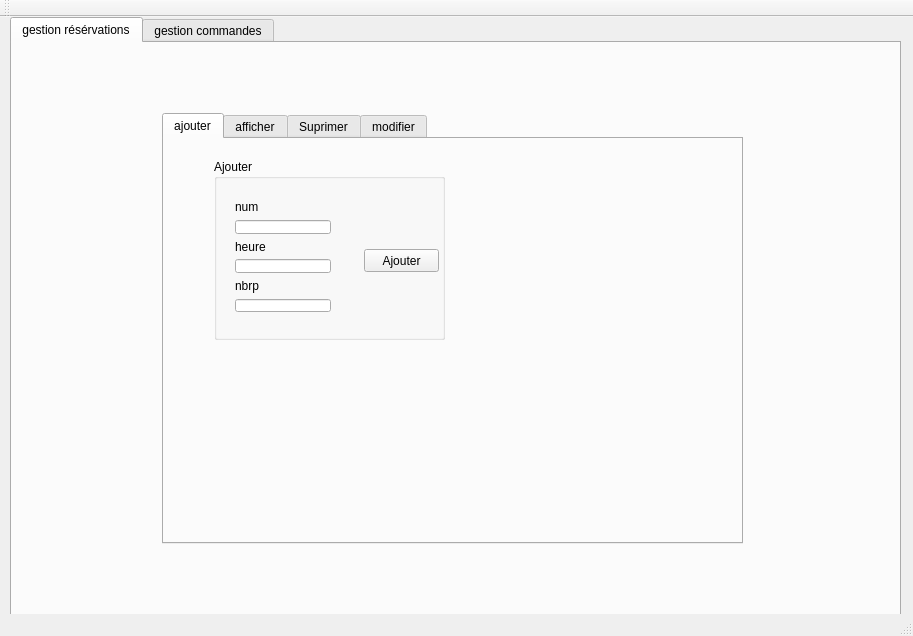
<?xml version="1.0" encoding="UTF-8"?>
<ui version="4.0">
 <class>MainWindow</class>
 <widget class="QMainWindow" name="MainWindow">
  <property name="geometry">
   <rect>
    <x>0</x>
    <y>0</y>
    <width>913</width>
    <height>636</height>
   </rect>
  </property>
  <property name="windowTitle">
   <string>Gestion des Résérvations</string>
  </property>
  <widget class="QWidget" name="centralWidget">
   <widget class="QTabWidget" name="tabWidget">
    <property name="geometry">
     <rect>
      <x>10</x>
      <y>0</y>
      <width>891</width>
      <height>661</height>
     </rect>
    </property>
    <property name="currentIndex">
     <number>0</number>
    </property>
    <widget class="QWidget" name="tab">
     <attribute name="title">
      <string>gestion résérvations</string>
     </attribute>
     <widget class="QTabWidget" name="tabWidget_2">
      <property name="geometry">
       <rect>
        <x>150</x>
        <y>70</y>
        <width>581</width>
        <height>431</height>
       </rect>
      </property>
      <property name="currentIndex">
       <number>0</number>
      </property>
      <widget class="QWidget" name="tab_3">
       <attribute name="title">
        <string>ajouter</string>
       </attribute>
       <widget class="QGroupBox" name="groupBox_2">
        <property name="geometry">
         <rect>
          <x>50</x>
          <y>20</y>
          <width>231</width>
          <height>181</height>
         </rect>
        </property>
        <property name="title">
         <string>Ajouter</string>
        </property>
        <widget class="QPushButton" name="pushButton_ajouter">
         <property name="geometry">
          <rect>
           <x>150</x>
           <y>90</y>
           <width>75</width>
           <height>23</height>
          </rect>
         </property>
         <property name="styleSheet">
          <string notr="true">QPushButton::hover
{
	background-color: qlineargradient(spread:pad, x1:0, y1:0.511, x2:1, y2:0.511, stop:0 rgba(0, 207, 179, 255),stop:1 rgb(108, 135, 255));

}</string>
         </property>
         <property name="text">
          <string>Ajouter</string>
         </property>
        </widget>
        <widget class="QWidget" name="">
         <property name="geometry">
          <rect>
           <x>10</x>
           <y>30</y>
           <width>118</width>
           <height>134</height>
          </rect>
         </property>
         <layout class="QVBoxLayout" name="verticalLayout_2">
          <item>
           <widget class="QLabel" name="label">
            <property name="text">
             <string>num</string>
            </property>
           </widget>
          </item>
          <item>
           <widget class="QLineEdit" name="num"/>
          </item>
          <item>
           <widget class="QLabel" name="label_2">
            <property name="text">
             <string>heure</string>
            </property>
           </widget>
          </item>
          <item>
           <widget class="QLineEdit" name="heure"/>
          </item>
          <item>
           <widget class="QLabel" name="label_3">
            <property name="text">
             <string>nbrp</string>
            </property>
           </widget>
          </item>
          <item>
           <widget class="QLineEdit" name="nbrp"/>
          </item>
         </layout>
        </widget>
       </widget>
      </widget>
      <widget class="QWidget" name="tab_4">
       <attribute name="title">
        <string>afficher</string>
       </attribute>
       <widget class="QTableView" name="tableView_aff">
        <property name="geometry">
         <rect>
          <x>20</x>
          <y>10</y>
          <width>431</width>
          <height>271</height>
         </rect>
        </property>
       </widget>
       <widget class="QGroupBox" name="groupBox_5">
        <property name="geometry">
         <rect>
          <x>20</x>
          <y>290</y>
          <width>501</width>
          <height>141</height>
         </rect>
        </property>
        <property name="styleSheet">
         <string notr="true"/>
        </property>
        <property name="title">
         <string>Envoyer un mail</string>
        </property>
        <widget class="QLineEdit" name="le_envoyer">
         <property name="geometry">
          <rect>
           <x>40</x>
           <y>40</y>
           <width>131</width>
           <height>21</height>
          </rect>
         </property>
         <property name="styleSheet">
          <string notr="true"/>
         </property>
        </widget>
        <widget class="QPushButton" name="envoyer">
         <property name="geometry">
          <rect>
           <x>60</x>
           <y>70</y>
           <width>75</width>
           <height>23</height>
          </rect>
         </property>
         <property name="styleSheet">
          <string notr="true">QPushButton::hover
{
	background-color: qlineargradient(spread:pad, x1:0, y1:0.511, x2:1, y2:0.511, stop:0 rgba(0, 207, 179, 255),stop:1 rgb(108, 135, 255));

}</string>
         </property>
         <property name="text">
          <string>Envoyer</string>
         </property>
        </widget>
        <widget class="QTextEdit" name="te_mail">
         <property name="geometry">
          <rect>
           <x>250</x>
           <y>70</y>
           <width>241</width>
           <height>41</height>
          </rect>
         </property>
         <property name="styleSheet">
          <string notr="true"/>
         </property>
        </widget>
        <widget class="QLineEdit" name="le_objet">
         <property name="geometry">
          <rect>
           <x>250</x>
           <y>20</y>
           <width>241</width>
           <height>31</height>
          </rect>
         </property>
         <property name="styleSheet">
          <string notr="true"/>
         </property>
        </widget>
        <widget class="QLabel" name="label_47">
         <property name="geometry">
          <rect>
           <x>200</x>
           <y>30</y>
           <width>47</width>
           <height>14</height>
          </rect>
         </property>
         <property name="text">
          <string>Objet</string>
         </property>
        </widget>
        <widget class="QLabel" name="label_48">
         <property name="geometry">
          <rect>
           <x>10</x>
           <y>30</y>
           <width>21</width>
           <height>41</height>
          </rect>
         </property>
         <property name="text">
          <string>À</string>
         </property>
        </widget>
       </widget>
       <widget class="QGroupBox" name="groupBox_15">
        <property name="geometry">
         <rect>
          <x>460</x>
          <y>170</y>
          <width>91</width>
          <height>131</height>
         </rect>
        </property>
        <property name="font">
         <font>
          <pointsize>10</pointsize>
          <weight>75</weight>
          <bold>true</bold>
         </font>
        </property>
        <property name="styleSheet">
         <string notr="true"/>
        </property>
        <property name="title">
         <string>TRI</string>
        </property>
        <widget class="QWidget" name="">
         <property name="geometry">
          <rect>
           <x>10</x>
           <y>20</y>
           <width>77</width>
           <height>83</height>
          </rect>
         </property>
         <layout class="QVBoxLayout" name="verticalLayout">
          <item>
           <widget class="QPushButton" name="Tri_Poid">
            <property name="styleSheet">
             <string notr="true">QPushButton::hover
{
	background-color: qlineargradient(spread:pad, x1:0, y1:0.511, x2:1, y2:0.511, stop:0 rgba(0, 207, 179, 255),stop:1 rgb(108, 135, 255));

}</string>
            </property>
            <property name="text">
             <string>Nbrp</string>
            </property>
           </widget>
          </item>
          <item>
           <widget class="QPushButton" name="Tri_Taille">
            <property name="styleSheet">
             <string notr="true">QPushButton::hover
{
	background-color: qlineargradient(spread:pad, x1:0, y1:0.511, x2:1, y2:0.511, stop:0 rgba(0, 207, 179, 255),stop:1 rgb(108, 135, 255));

}</string>
            </property>
            <property name="text">
             <string>Heure</string>
            </property>
           </widget>
          </item>
          <item>
           <widget class="QPushButton" name="Tri_IdE">
            <property name="styleSheet">
             <string notr="true">QPushButton::hover
{
	background-color: qlineargradient(spread:pad, x1:0, y1:0.511, x2:1, y2:0.511, stop:0 rgba(0, 207, 179, 255),stop:1 rgb(108, 135, 255));

}</string>
            </property>
            <property name="text">
             <string>Num</string>
            </property>
           </widget>
          </item>
         </layout>
        </widget>
       </widget>
       <widget class="QLineEdit" name="Psearch_5">
        <property name="geometry">
         <rect>
          <x>460</x>
          <y>50</y>
          <width>111</width>
          <height>22</height>
         </rect>
        </property>
       </widget>
       <widget class="QLabel" name="label_81">
        <property name="geometry">
         <rect>
          <x>460</x>
          <y>30</y>
          <width>101</width>
          <height>16</height>
         </rect>
        </property>
        <property name="text">
         <string>Rechercher:</string>
        </property>
       </widget>
      </widget>
      <widget class="QWidget" name="widget">
       <attribute name="title">
        <string>Suprimer</string>
       </attribute>
       <widget class="QGroupBox" name="groupBox">
        <property name="geometry">
         <rect>
          <x>20</x>
          <y>10</y>
          <width>501</width>
          <height>331</height>
         </rect>
        </property>
        <property name="title">
         <string>Suprime</string>
        </property>
        <widget class="QLabel" name="label_4">
         <property name="geometry">
          <rect>
           <x>30</x>
           <y>50</y>
           <width>47</width>
           <height>14</height>
          </rect>
         </property>
         <property name="text">
          <string>num:</string>
         </property>
        </widget>
        <widget class="QLineEdit" name="lineEdit_idS">
         <property name="geometry">
          <rect>
           <x>110</x>
           <y>50</y>
           <width>113</width>
           <height>20</height>
          </rect>
         </property>
        </widget>
        <widget class="QPushButton" name="pushButton_S">
         <property name="geometry">
          <rect>
           <x>200</x>
           <y>120</y>
           <width>75</width>
           <height>23</height>
          </rect>
         </property>
         <property name="styleSheet">
          <string notr="true">QPushButton::hover
{
	background-color: qlineargradient(spread:pad, x1:0, y1:0.511, x2:1, y2:0.511, stop:0 rgba(0, 207, 179, 255),stop:1 rgb(108, 135, 255));

}</string>
         </property>
         <property name="text">
          <string>Suprime</string>
         </property>
        </widget>
       </widget>
      </widget>
      <widget class="QWidget" name="tab_5">
       <attribute name="title">
        <string>modifier</string>
       </attribute>
       <widget class="QPushButton" name="pushButton_modif">
        <property name="geometry">
         <rect>
          <x>370</x>
          <y>70</y>
          <width>75</width>
          <height>23</height>
         </rect>
        </property>
        <property name="styleSheet">
         <string notr="true">QPushButton::hover
{
	background-color: qlineargradient(spread:pad, x1:0, y1:0.511, x2:1, y2:0.511, stop:0 rgba(0, 207, 179, 255),stop:1 rgb(108, 135, 255));

}</string>
        </property>
        <property name="text">
         <string>Modifier</string>
        </property>
       </widget>
       <widget class="QLineEdit" name="numnv">
        <property name="geometry">
         <rect>
          <x>120</x>
          <y>70</y>
          <width>201</width>
          <height>21</height>
         </rect>
        </property>
       </widget>
       <widget class="QLabel" name="label_5">
        <property name="geometry">
         <rect>
          <x>50</x>
          <y>70</y>
          <width>47</width>
          <height>14</height>
         </rect>
        </property>
        <property name="text">
         <string>Num</string>
        </property>
       </widget>
       <widget class="QLineEdit" name="nbrp_3">
        <property name="geometry">
         <rect>
          <x>120</x>
          <y>200</y>
          <width>113</width>
          <height>20</height>
         </rect>
        </property>
       </widget>
       <widget class="QLineEdit" name="heure_3">
        <property name="geometry">
         <rect>
          <x>120</x>
          <y>110</y>
          <width>113</width>
          <height>20</height>
         </rect>
        </property>
       </widget>
       <widget class="QLabel" name="label_23">
        <property name="geometry">
         <rect>
          <x>80</x>
          <y>110</y>
          <width>47</width>
          <height>14</height>
         </rect>
        </property>
        <property name="text">
         <string>heure</string>
        </property>
       </widget>
       <widget class="QLabel" name="label_24">
        <property name="geometry">
         <rect>
          <x>70</x>
          <y>200</y>
          <width>47</width>
          <height>14</height>
         </rect>
        </property>
        <property name="text">
         <string>nbrp</string>
        </property>
       </widget>
      </widget>
     </widget>
     <widget class="QLabel" name="label_ph">
      <property name="geometry">
       <rect>
        <x>-220</x>
        <y>-120</y>
        <width>1351</width>
        <height>761</height>
       </rect>
      </property>
      <property name="text">
       <string/>
      </property>
     </widget>
     <zorder>label_ph</zorder>
     <zorder>tabWidget_2</zorder>
    </widget>
    <widget class="QWidget" name="tab_2">
     <attribute name="title">
      <string>gestion commandes</string>
     </attribute>
     <widget class="QTabWidget" name="tabWidget_3">
      <property name="geometry">
       <rect>
        <x>120</x>
        <y>70</y>
        <width>461</width>
        <height>401</height>
       </rect>
      </property>
      <property name="styleSheet">
       <string notr="true"/>
      </property>
      <property name="currentIndex">
       <number>3</number>
      </property>
      <widget class="QWidget" name="tab_6">
       <attribute name="title">
        <string>ajouter</string>
       </attribute>
       <widget class="QGroupBox" name="groupBox_3">
        <property name="geometry">
         <rect>
          <x>50</x>
          <y>30</y>
          <width>461</width>
          <height>361</height>
         </rect>
        </property>
        <property name="title">
         <string>Ajouter</string>
        </property>
        <widget class="QLabel" name="label_6">
         <property name="geometry">
          <rect>
           <x>30</x>
           <y>110</y>
           <width>47</width>
           <height>14</height>
          </rect>
         </property>
         <property name="text">
          <string>id</string>
         </property>
        </widget>
        <widget class="QLabel" name="label_7">
         <property name="geometry">
          <rect>
           <x>20</x>
           <y>180</y>
           <width>47</width>
           <height>14</height>
          </rect>
         </property>
         <property name="text">
          <string>adresse</string>
         </property>
        </widget>
        <widget class="QLabel" name="label_8">
         <property name="geometry">
          <rect>
           <x>30</x>
           <y>240</y>
           <width>47</width>
           <height>14</height>
          </rect>
         </property>
         <property name="text">
          <string>plat</string>
         </property>
        </widget>
        <widget class="QLineEdit" name="id">
         <property name="geometry">
          <rect>
           <x>80</x>
           <y>110</y>
           <width>113</width>
           <height>20</height>
          </rect>
         </property>
        </widget>
        <widget class="QLineEdit" name="adresse">
         <property name="geometry">
          <rect>
           <x>80</x>
           <y>180</y>
           <width>113</width>
           <height>20</height>
          </rect>
         </property>
        </widget>
        <widget class="QLineEdit" name="plat">
         <property name="geometry">
          <rect>
           <x>80</x>
           <y>239</y>
           <width>113</width>
           <height>21</height>
          </rect>
         </property>
        </widget>
        <widget class="QPushButton" name="pushButton_ajouter_2">
         <property name="geometry">
          <rect>
           <x>300</x>
           <y>180</y>
           <width>75</width>
           <height>23</height>
          </rect>
         </property>
         <property name="styleSheet">
          <string notr="true">QPushButton::hover
{
	background-color: qlineargradient(spread:pad, x1:0, y1:0.511, x2:1, y2:0.511, stop:0 rgba(0, 207, 179, 255),stop:1 rgb(108, 135, 255));

}</string>
         </property>
         <property name="text">
          <string>Ajouter</string>
         </property>
        </widget>
        <widget class="QLabel" name="label_11">
         <property name="geometry">
          <rect>
           <x>30</x>
           <y>290</y>
           <width>47</width>
           <height>14</height>
          </rect>
         </property>
         <property name="text">
          <string>prix</string>
         </property>
        </widget>
        <widget class="QLineEdit" name="prix">
         <property name="geometry">
          <rect>
           <x>80</x>
           <y>289</y>
           <width>113</width>
           <height>21</height>
          </rect>
         </property>
        </widget>
       </widget>
      </widget>
      <widget class="QWidget" name="tab_7">
       <attribute name="title">
        <string>afficher</string>
       </attribute>
       <widget class="QTableView" name="tableView_aff_2">
        <property name="geometry">
         <rect>
          <x>20</x>
          <y>10</y>
          <width>321</width>
          <height>321</height>
         </rect>
        </property>
       </widget>
      </widget>
      <widget class="QWidget" name="widget_2">
       <attribute name="title">
        <string>Suprimer</string>
       </attribute>
       <widget class="QGroupBox" name="groupBox_4">
        <property name="geometry">
         <rect>
          <x>20</x>
          <y>10</y>
          <width>501</width>
          <height>331</height>
         </rect>
        </property>
        <property name="title">
         <string>Suprime</string>
        </property>
        <widget class="QLabel" name="label_9">
         <property name="geometry">
          <rect>
           <x>30</x>
           <y>50</y>
           <width>47</width>
           <height>14</height>
          </rect>
         </property>
         <property name="text">
          <string>id:</string>
         </property>
        </widget>
        <widget class="QLineEdit" name="lineEdit_idS_2">
         <property name="geometry">
          <rect>
           <x>110</x>
           <y>50</y>
           <width>113</width>
           <height>20</height>
          </rect>
         </property>
        </widget>
        <widget class="QPushButton" name="pushButton_S_2">
         <property name="geometry">
          <rect>
           <x>200</x>
           <y>120</y>
           <width>75</width>
           <height>23</height>
          </rect>
         </property>
         <property name="styleSheet">
          <string notr="true">QPushButton::hover
{
	background-color: qlineargradient(spread:pad, x1:0, y1:0.511, x2:1, y2:0.511, stop:0 rgba(0, 207, 179, 255),stop:1 rgb(108, 135, 255));

}</string>
         </property>
         <property name="text">
          <string>Suprime</string>
         </property>
        </widget>
       </widget>
      </widget>
      <widget class="QWidget" name="tab_8">
       <attribute name="title">
        <string>modifier</string>
       </attribute>
       <widget class="QPushButton" name="pushButton_modif_2">
        <property name="geometry">
         <rect>
          <x>370</x>
          <y>70</y>
          <width>75</width>
          <height>23</height>
         </rect>
        </property>
        <property name="styleSheet">
         <string notr="true">QPushButton::hover
{
	background-color: qlineargradient(spread:pad, x1:0, y1:0.511, x2:1, y2:0.511, stop:0 rgba(0, 207, 179, 255),stop:1 rgb(108, 135, 255));

}</string>
        </property>
        <property name="text">
         <string>Modifier</string>
        </property>
       </widget>
       <widget class="QLineEdit" name="numnv_2">
        <property name="geometry">
         <rect>
          <x>120</x>
          <y>70</y>
          <width>201</width>
          <height>21</height>
         </rect>
        </property>
       </widget>
       <widget class="QLabel" name="label_10">
        <property name="geometry">
         <rect>
          <x>50</x>
          <y>70</y>
          <width>47</width>
          <height>14</height>
         </rect>
        </property>
        <property name="text">
         <string>id</string>
        </property>
       </widget>
      </widget>
     </widget>
     <widget class="QLabel" name="label_ph_2">
      <property name="geometry">
       <rect>
        <x>-100</x>
        <y>-110</y>
        <width>1071</width>
        <height>751</height>
       </rect>
      </property>
      <property name="text">
       <string/>
      </property>
     </widget>
     <zorder>label_ph_2</zorder>
     <zorder>tabWidget_3</zorder>
    </widget>
   </widget>
  </widget>
  <widget class="QMenuBar" name="menuBar">
   <property name="geometry">
    <rect>
     <x>0</x>
     <y>0</y>
     <width>913</width>
     <height>22</height>
    </rect>
   </property>
  </widget>
  <widget class="QToolBar" name="mainToolBar">
   <attribute name="toolBarArea">
    <enum>TopToolBarArea</enum>
   </attribute>
   <attribute name="toolBarBreak">
    <bool>false</bool>
   </attribute>
  </widget>
  <widget class="QStatusBar" name="statusBar"/>
 </widget>
 <layoutdefault spacing="6" margin="11"/>
 <resources/>
 <connections/>
</ui>
